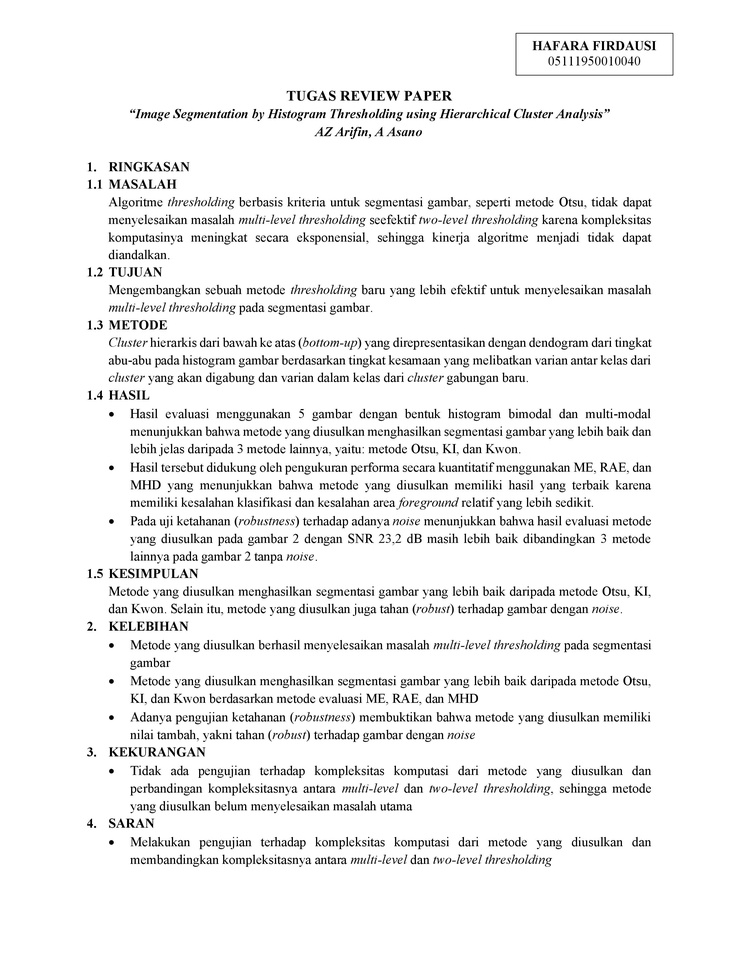
#> input picture morphology/img/metpen.jpg, 738 x 956 px, shrunk from 2550 x 3300 before the run
$ jupyter execute Morph.ipynb
#> lines starting #> are read from the running program, lines starting #| are printed output that depends on the picture; after the words box and inside, x2 and y2 are one past the last pixel; in counts of white or black regions, pixels touching at a corner belong together
[cell 1]
# import libraries
from PIL import Image
import cv2
import pytesseract
from matplotlib import pyplot as plt
import numpy as np

[cell 2]
IMG_PATH = "img/"

img = cv2.imread(IMG_PATH + "metpen.jpg")[:,:,::-1]
#> img is the input picture: shape (956, 738, 3); min 0, max 255, mean 240.2
plt.imshow(img)

[cell 3]
# get grayscale image
def get_grayscale(image):
    return cv2.cvtColor(image, cv2.COLOR_BGR2GRAY)

# noise removal
def remove_noise(image):
    return cv2.medianBlur(image,5)

#thresholding
def thresholding(image):
    return cv2.threshold(image, 0, 255, cv2.THRESH_BINARY + cv2.THRESH_OTSU)[1]
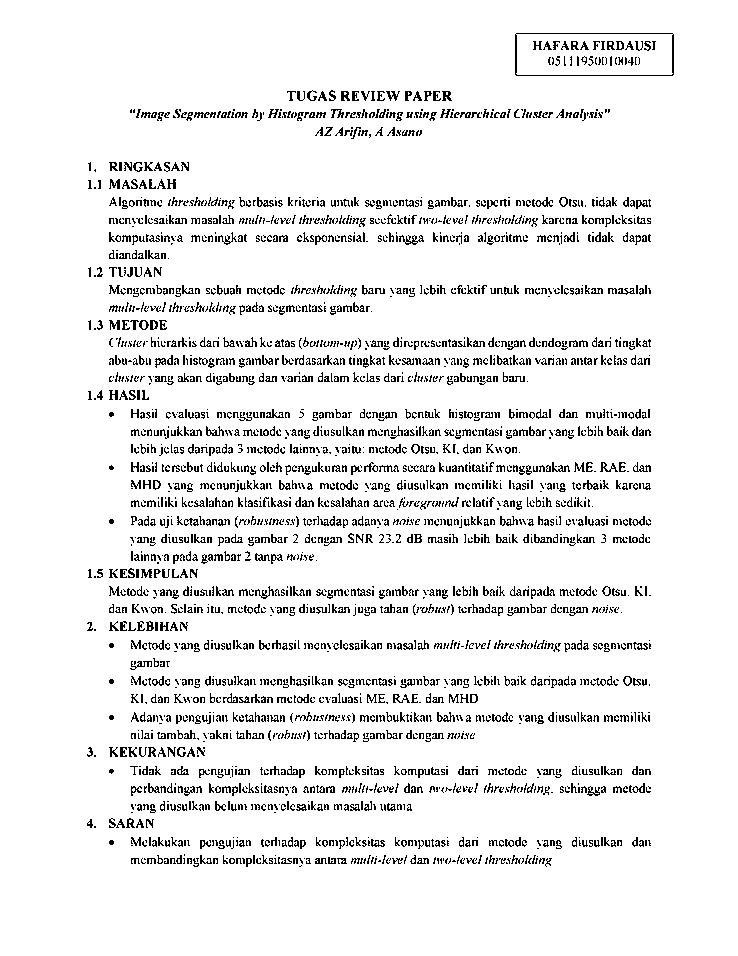
#> returned value: shape (956, 738); 92.8% white; black in thin lines or dots, all inside (x1, y1, x2, y2) = (87, 33, 674, 867)

#dilation
def dilate(image):
    kernel = np.ones((5,5),np.uint8)
    return cv2.dilate(image, kernel, iterations = 1)

#erosion
def erode(image):
    kernel = np.ones((5,5),np.uint8)
    return cv2.erode(image, kernel, iterations = 1)

#opening - erosion followed by dilation
def opening(image):
    kernel = np.ones((5,5),np.uint8)
    return cv2.morphologyEx(image, cv2.MORPH_OPEN, kernel)
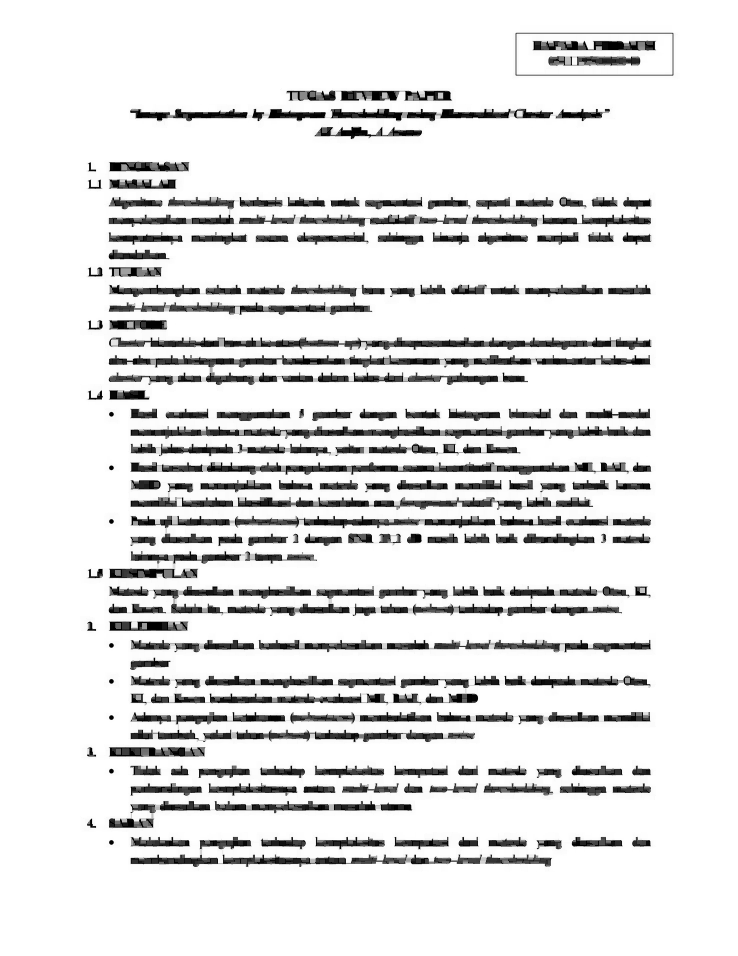
#> returned value: shape (956, 738); min 0, max 255, mean 226.7

#canny edge detection
def canny(image):
    return cv2.Canny(image, 100, 200)
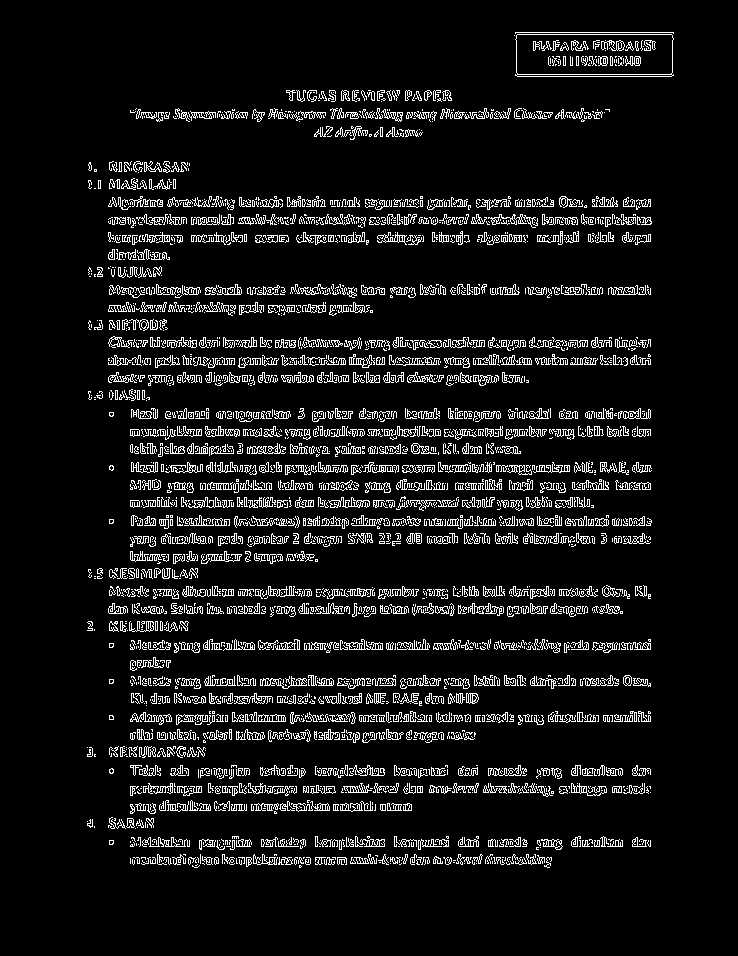
#> returned value: shape (956, 738); 8.2% white in thin lines or dots, all inside (x1, y1, x2, y2) = (87, 32, 674, 868)

#skew correction
def deskew(image):
    coords = np.column_stack(np.where(image > 0))
    angle = cv2.minAreaRect(coords)[-1]
    if angle < -45:
        angle = -(90 + angle)
    else:
        angle = -angle
    (h, w) = image.shape[:2]
    center = (w // 2, h // 2)
    M = cv2.getRotationMatrix2D(center, angle, 1.0)
    rotated = cv2.warpAffine(image, M, (w, h), flags=cv2.INTER_CUBIC, borderMode=cv2.BORDER_REPLICATE)
    return rotated

#template matching
def match_template(image, template):
    return cv2.matchTemplate(image, template, cv2.TM_CCOEFF_NORMED)

[cell 4]
gray = get_grayscale(img)
thresh = thresholding(gray)
opening = opening(gray)
canny = canny(gray)

[cell 5]
plt.imshow(gray, cmap='gray')

[cell 6]
plt.imshow(thresh, cmap='gray')

[cell 7]
plt.imshow(opening, cmap='gray')

[cell 8]
plt.imshow(canny, cmap='gray')

[cell 9]
# Adding custom options
custom_config = r'--oem 3 --psm 6'
pytesseract.image_to_string(img, config=custom_config)
#> (this line was passed over: pytesseract is not available in this run)
